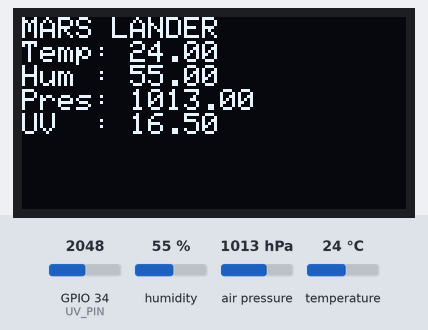
Simulated run of this sketch. Board: ESP32. Parts: 128×64 one-colour display. The inputs (shaded band) are chosen by the test bench; at power-on: humidity 55 %, air pressure 1013 hPa, GPIO 34 (UV_PIN) = 2048, temperature 24 °C. WiFi joins after 1.5 s; servers stay silent unless stated; what the sketch prints to the serial monitor is not drawn.

Above: at 7.3 s.
7.4 s: humidity set to 22 %
At 8.9 s:
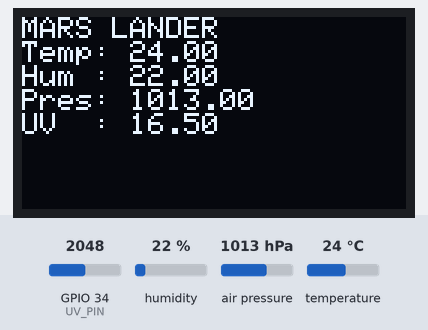
9.6 s: air pressure set to 952 hPa
At 11.4 s:
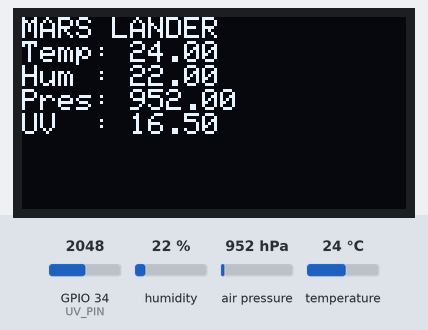
11.7 s: GPIO 34 (UV_PIN) set to 1960
At 12.7 s:
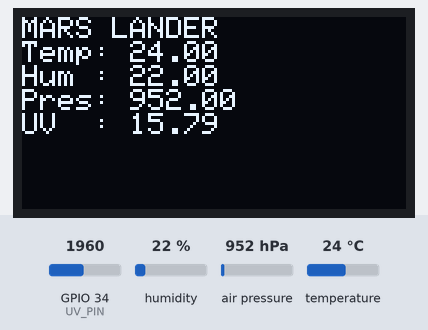
13.7 s: temperature set to 12 °C
At 15.2 s:
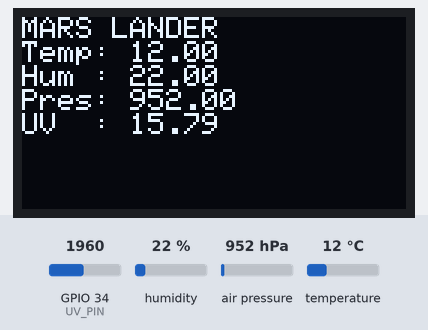
15.7 s: air pressure set to 975 hPa
At 17.4 s:
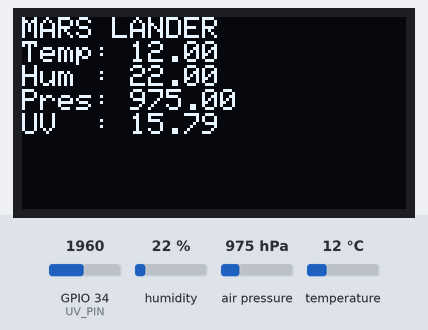
17.7 s: GPIO 34 (UV_PIN) set to 2040
At 19.1 s:
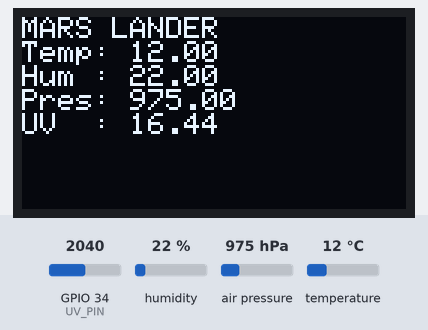
Timing chart, 0 to 20.7 s (numbered marks = the images above; inputs shaded):
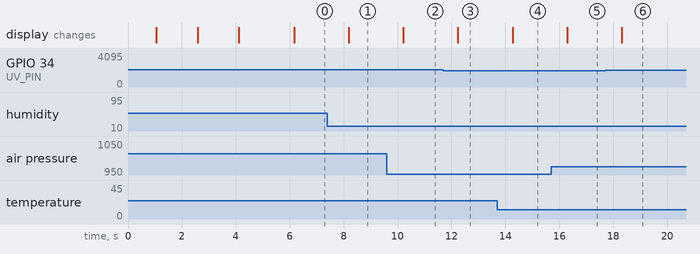

The sketch:

marslander.ino
```cpp
#include <WiFi.h>
#include <Wire.h>
#include <Adafruit_BMP280.h>
#include <Adafruit_GFX.h>
#include <Adafruit_SSD1306.h>
#include <DHT.h>

// ---------------- WIFI ----------------
const char* ssid = "Jithu";
const char* password = "kichu@1234";
WiFiServer server(80);

// ---------------- OLED ----------------
Adafruit_SSD1306 display(128, 64, &Wire, -1);

// ---------------- BMP280 ----------------
Adafruit_BMP280 bmp;

// ---------------- DHT ----------------
#define DHTPIN 4
#define DHTTYPE DHT11
DHT dht(DHTPIN, DHTTYPE);

// ---------------- UV ----------------
#define UV_PIN 34

// ---------------- TIMING ----------------
unsigned long lastUpdate = 0;

// ================= SETUP =================
void setup() {

  Serial.begin(115200);
  delay(1000);

  Wire.begin(21, 22);

  // OLED INIT
  if (!display.begin(SSD1306_SWITCHCAPVCC, 0x3C)) {
    Serial.println("OLED not detected");
    while (1);
  }

  display.clearDisplay();
  display.setTextSize(1);
  display.setTextColor(WHITE);
  display.setCursor(15, 20);
  display.println("Mars Lander");
  display.display();
  delay(1500);

  // SENSOR INIT
  if (!bmp.begin(0x76)) {
    Serial.println("BMP280 not found");
  }

  dht.begin();

  // WIFI CONNECT
  Serial.println("Connecting WiFi...");
  display.clearDisplay();
  display.setCursor(0, 0);
  display.println("Connecting WiFi");
  display.display();

  WiFi.begin(ssid, password);

  int tries = 0;
  while (WiFi.status() != WL_CONNECTED && tries < 40) {
    delay(500);
    Serial.print(".");
    tries++;
  }

  if (WiFi.status() == WL_CONNECTED) {
    Serial.println("\nWiFi Connected");
    Serial.print("IP: ");
    Serial.println(WiFi.localIP());

    display.clearDisplay();
    display.setCursor(0, 0);
    display.println("WiFi OK");
    display.println(WiFi.localIP());
    display.display();

  } else {
    Serial.println("\nWiFi FAILED");

    display.clearDisplay();
    display.setCursor(0, 0);
    display.println("WiFi Failed");
    display.display();
  }

  server.begin();
  delay(2000);
}

// ================= LOOP =================
void loop() {

  // -------- READ SENSORS --------
  float t = dht.readTemperature();
  float h = dht.readHumidity();
  float p = bmp.readPressure() / 100.0;
  int uvRaw = analogRead(UV_PIN);
  float uv = (uvRaw * 3.3 / 4095.0) * 10.0;

  // -------- OLED UPDATE --------
  if (millis() - lastUpdate > 2000) {

    display.clearDisplay();
    display.setCursor(0, 0);
    display.println("MARS LANDER");

    display.print("Temp: ");
    if (isnan(t)) display.println("Err");
    else display.println(t);

    display.print("Hum : ");
    if (isnan(h)) display.println("Err");
    else display.println(h);

    display.print("Pres: ");
    display.println(p);

    display.print("UV  : ");
    display.println(uv);

    display.display();
    lastUpdate = millis();
  }

  // -------- WEB SERVER --------
  WiFiClient client = server.available();

  if (client) {
    client.readStringUntil('\r');
    client.flush();

    client.println("HTTP/1.1 200 OK");
    client.println("Content-type:text/html\n");

    client.println("<html><head>");
    client.println("<meta http-equiv='refresh' content='3'>");
    client.println("<style>");
    client.println("body{font-family:Arial;text-align:center;background:#000;color:#0f0;}");
    client.println(".box{border:1px solid #0f0;margin:10px;padding:15px;border-radius:8px;}");
    client.println("</style></head><body>");

    client.println("<h2>🚀 Mars Lander Monitor</h2>");
    client.println("<div class='box'>Temp: " + String(t) + " C</div>");
    client.println("<div class='box'>Humidity: " + String(h) + " %</div>");
    client.println("<div class='box'>Pressure: " + String(p) + " hPa</div>");
    client.println("<div class='box'>UV Index: " + String(uv) + "</div>");

    client.println("</body></html>");
    client.stop();
  }
}
```

Measured:
- after the input at 7.4 s, the display: changes after 0.79 s (image 1)
- after the input at 9.6 s, the display: changes after 0.61 s (image 2)
- after the input at 11.7 s, the display: changes after 0.54 s (image 3)
- after the input at 13.7 s, the display: changes after 0.57 s (image 4)
- after the input at 15.7 s, the display: changes after 0.59 s (image 5)
- after the input at 17.7 s, the display: changes after 0.62 s (image 6)
